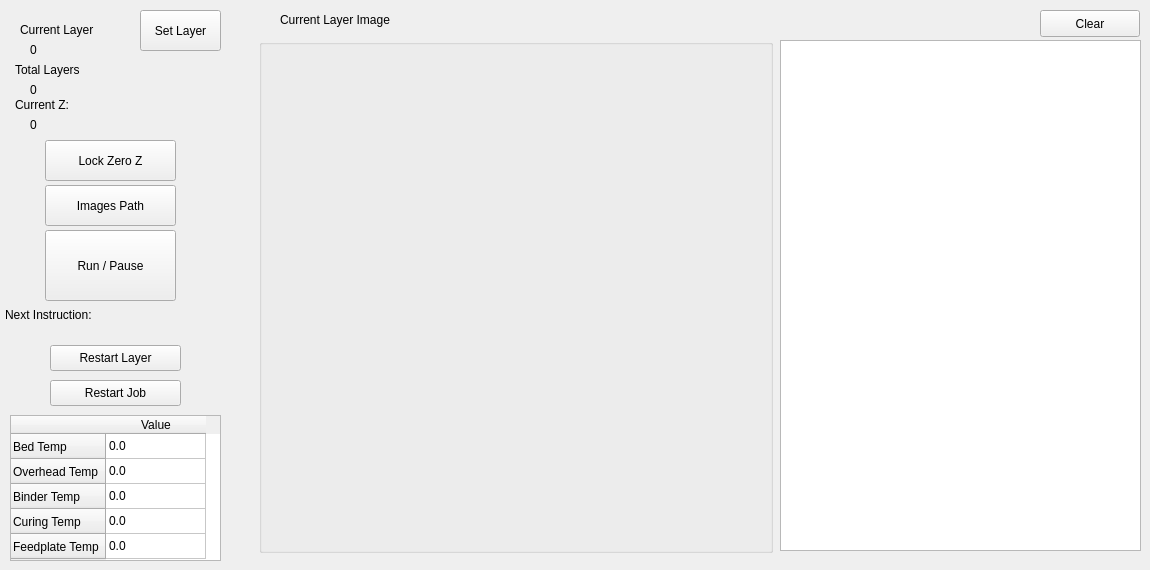
    <widget class="QWidget" name="tabExecute">
     <attribute name="title">
      <string>Execute</string>
     </attribute>
     <widget class="QLabel" name="label_16">
      <property name="geometry">
       <rect>
        <x>280</x>
        <y>10</y>
        <width>181</width>
        <height>19</height>
       </rect>
      </property>
      <property name="text">
       <string>Current Layer Image</string>
      </property>
     </widget>
     <widget class="QLabel" name="label_17">
      <property name="geometry">
       <rect>
        <x>20</x>
        <y>20</y>
        <width>121</width>
        <height>19</height>
       </rect>
      </property>
      <property name="text">
       <string>Current Layer</string>
      </property>
     </widget>
     <widget class="QLabel" name="label_18">
      <property name="geometry">
       <rect>
        <x>15</x>
        <y>60</y>
        <width>141</width>
        <height>19</height>
       </rect>
      </property>
      <property name="text">
       <string>Total Layers</string>
      </property>
     </widget>
     <widget class="QLabel" name="lblCurrentLayer">
      <property name="geometry">
       <rect>
        <x>30</x>
        <y>40</y>
        <width>76</width>
        <height>19</height>
       </rect>
      </property>
      <property name="text">
       <string>0</string>
      </property>
     </widget>
     <widget class="QLabel" name="lblTotalLayers">
      <property name="geometry">
       <rect>
        <x>30</x>
        <y>80</y>
        <width>76</width>
        <height>19</height>
       </rect>
      </property>
      <property name="text">
       <string>0</string>
      </property>
     </widget>
     <widget class="QPushButton" name="btnRunPause">
      <property name="geometry">
       <rect>
        <x>45</x>
        <y>230</y>
        <width>131</width>
        <height>71</height>
       </rect>
      </property>
      <property name="text">
       <string>Run / Pause</string>
      </property>
     </widget>
     <widget class="QPushButton" name="setImageStackSource">
      <property name="geometry">
       <rect>
        <x>45</x>
        <y>185</y>
        <width>131</width>
        <height>41</height>
       </rect>
      </property>
      <property name="text">
       <string>Images Path</string>
      </property>
     </widget>
     <widget class="QLabel" name="label_24">
      <property name="geometry">
       <rect>
        <x>15</x>
        <y>95</y>
        <width>141</width>
        <height>19</height>
       </rect>
      </property>
      <property name="text">
       <string>Current Z:</string>
      </property>
     </widget>
     <widget class="QLabel" name="lblCurrentZ">
      <property name="geometry">
       <rect>
        <x>30</x>
        <y>115</y>
        <width>76</width>
        <height>19</height>
       </rect>
      </property>
      <property name="text">
       <string>0</string>
      </property>
     </widget>
     <widget class="QPushButton" name="lockZeroZ">
      <property name="geometry">
       <rect>
        <x>45</x>
        <y>140</y>
        <width>131</width>
        <height>41</height>
       </rect>
      </property>
      <property name="text">
       <string>Lock Zero Z</string>
      </property>
     </widget>
     <widget class="QLabel" name="label_25">
      <property name="geometry">
       <rect>
        <x>5</x>
        <y>305</y>
        <width>201</width>
        <height>19</height>
       </rect>
      </property>
      <property name="text">
       <string>Next Instruction:</string>
      </property>
     </widget>
     <widget class="QLabel" name="lbl_NextExecInst">
      <property name="geometry">
       <rect>
        <x>5</x>
        <y>325</y>
        <width>221</width>
        <height>19</height>
       </rect>
      </property>
      <property name="text">
       <string/>
      </property>
     </widget>
     <widget class="QPlainTextEdit" name="txtEngineMessages">
      <property name="geometry">
       <rect>
        <x>780</x>
        <y>40</y>
        <width>361</width>
        <height>511</height>
       </rect>
      </property>
     </widget>
     <widget class="QPushButton" name="clearExecLog">
      <property name="geometry">
       <rect>
        <x>1040</x>
        <y>10</y>
        <width>100</width>
        <height>27</height>
       </rect>
      </property>
      <property name="text">
       <string>Clear</string>
      </property>
     </widget>
     <widget class="QPushButton" name="resetLayer">
      <property name="geometry">
       <rect>
        <x>50</x>
        <y>345</y>
        <width>131</width>
        <height>26</height>
       </rect>
      </property>
      <property name="text">
       <string>Restart Layer</string>
      </property>
     </widget>
     <widget class="QPushButton" name="resetJob">
      <property name="geometry">
       <rect>
        <x>50</x>
        <y>380</y>
        <width>131</width>
        <height>26</height>
       </rect>
      </property>
      <property name="text">
       <string>Restart Job</string>
      </property>
     </widget>
     <widget class="QLabel" name="graphicsView">
      <property name="geometry">
       <rect>
        <x>260</x>
        <y>40</y>
        <width>512</width>
        <height>512</height>
       </rect>
      </property>
      <property name="frameShape">
       <enum>QFrame::NoFrame</enum>
      </property>
      <property name="text">
       <string/>
      </property>
     </widget>
     <widget class="QPushButton" name="setCurrentLayer">
      <property name="geometry">
       <rect>
        <x>140</x>
        <y>10</y>
        <width>81</width>
        <height>41</height>
       </rect>
      </property>
      <property name="text">
       <string>Set Layer</string>
      </property>
     </widget>
     <widget class="QGroupBox" name="groupBox">
      <property name="geometry">
       <rect>
        <x>259</x>
        <y>39</y>
        <width>514</width>
        <height>514</height>
       </rect>
      </property>
      <property name="title">
       <string/>
      </property>
     </widget>
     <widget class="QTableWidget" name="tempDisplay">
      <property name="geometry">
       <rect>
        <x>10</x>
        <y>415</y>
        <width>211</width>
        <height>146</height>
       </rect>
      </property>
      <attribute name="verticalHeaderDefaultSectionSize">
       <number>25</number>
      </attribute>
      <row>
       <property name="text">
        <string>Bed Temp</string>
       </property>
      </row>
      <row>
       <property name="text">
        <string>Overhead Temp</string>
       </property>
      </row>
      <row>
       <property name="text">
        <string>Binder Temp</string>
       </property>
      </row>
      <row>
       <property name="text">
        <string>Curing Temp</string>
       </property>
      </row>
      <row>
       <property name="text">
        <string>Feedplate Temp</string>
       </property>
      </row>
      <column>
       <property name="text">
        <string>Value</string>
       </property>
      </column>
      <item row="0" column="0">
       <property name="text">
        <string>0.0</string>
       </property>
      </item>
      <item row="1" column="0">
       <property name="text">
        <string>0.0</string>
       </property>
      </item>
      <item row="2" column="0">
       <property name="text">
        <string>0.0</string>
       </property>
      </item>
      <item row="3" column="0">
       <property name="text">
        <string>0.0</string>
       </property>
      </item>
      <item row="4" column="0">
       <property name="text">
        <string>0.0</string>
       </property>
      </item>
     </widget>
    </widget>
